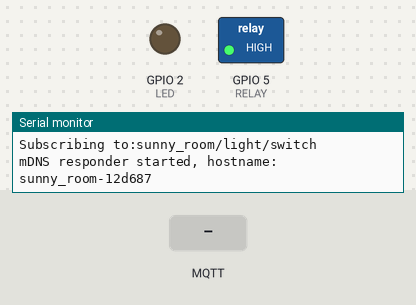
Simulated run of this sketch. Board: ESP8266 (NodeMCU). Shown: switched loads named in the sketch (green lamp = pin HIGH), output pins drawn as LEDs (lit = HIGH), the last lines printed to the serial monitor. The inputs (shaded band) are chosen by the test bench. WiFi joins after 1.5 s; servers stay silent unless stated; no MQTT or app messages arrive unless stated.

Above: at 2.4 s.
2.5 s: MQTT message "0" arrives on the first subscribed topic
At 3.7 s:
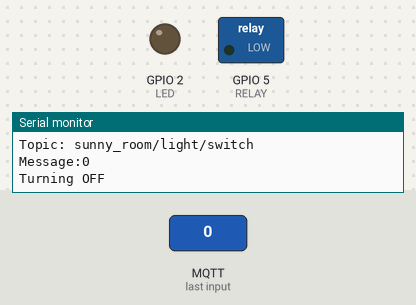
4.0 s: MQTT message "1" arrives on the first subscribed topic
At 5.0 s:
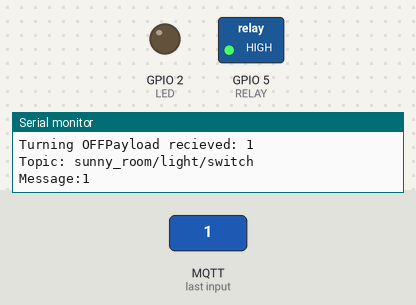
Timing chart, 0 to 7.0 s (numbered marks = the images above; inputs shaded):
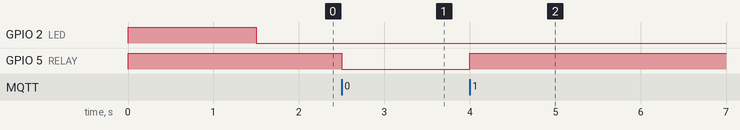

The sketch:

esp8266-main.ino
```cpp
#include <ArduinoOTA.h>
#include <ESP8266WiFi.h>
#include <ESP8266mDNS.h>
#include <Ticker.h>
#include <AsyncMqttClient.h>

#define WIFI_SSID ""
#define WIFI_PASSWORD ""

#define MQTT_HOST IPAddress(192, 168, 0, 100)
#define MQTT_PORT 1883

#define LED 2
#define RELAY 5

#define HOSTNAME "sunny_room"

String hostname_string = String(HOSTNAME) + String("-") + String(ESP.getChipId(), HEX);
const char* hostname = hostname_string.c_str();

const char* light_command_channel = "sunny_room/light/switch";
const char* light_status_channel = "sunny_room/light/status";

AsyncMqttClient mqttClient;
Ticker mqttReconnectTimer;
Ticker wifiReconnectTimer;
Ticker mdnsReconnectTimer;

WiFiEventHandler wifiConnectHandler;
WiFiEventHandler wifiDisconnectHandler;

void connectToWifi() {
  Serial.println("Connecting to Wi-Fi...");
  WiFi.begin(WIFI_SSID, WIFI_PASSWORD);
}

void onWifiConnect(const WiFiEventStationModeGotIP& event) {
  Serial.println("Connected to Wi-Fi.");
  connectToMqtt();
  initalizeOTA();
  setupMdns();
}

void onWifiDisconnect(const WiFiEventStationModeDisconnected& event) {
  Serial.println("Disconnected from Wi-Fi.");
  mqttReconnectTimer.detach(); // ensure we don't reconnect to MQTT while reconnecting to Wi-Fi
  wifiReconnectTimer.once(2, connectToWifi);
}

void initalizeOTA() {
  // Hostname defaults to esp8266-[ChipID]
  ArduinoOTA.setHostname(hostname);

  // No authentication by default
  ArduinoOTA.setPassword("esp8266");

  ArduinoOTA.onStart([]() {
    String type;
    if (ArduinoOTA.getCommand() == U_FLASH)
      type = "sketch";
    else // U_SPIFFS
      type = "filesystem";

    // NOTE: if updating SPIFFS this would be the place to unmount SPIFFS using SPIFFS.end()
    Serial.println("Start updating " + type);
  });
  ArduinoOTA.onEnd([]() {
    Serial.println("\nEnd");
  });
  ArduinoOTA.onProgress([](unsigned int progress, unsigned int total) {
    Serial.printf("Progress: %u%%\r", (progress / (total / 100)));
  });
  ArduinoOTA.onError([](ota_error_t error) {
    Serial.printf("Error[%u]: ", error);
    if (error == OTA_AUTH_ERROR) Serial.println("Auth Failed");
    else if (error == OTA_BEGIN_ERROR) Serial.println("Begin Failed");
    else if (error == OTA_CONNECT_ERROR) Serial.println("Connect Failed");
    else if (error == OTA_RECEIVE_ERROR) Serial.println("Receive Failed");
    else if (error == OTA_END_ERROR) Serial.println("End Failed");
  });
  ArduinoOTA.begin();
}

void setupMdns() {
  if(!MDNS.begin(hostname)) {
    Serial.println("Error setting up MDNS responder!");
  } else {
    Serial.print("mDNS responder started, hostname: ");
    Serial.println(hostname);
    MDNS.addService("esp", "tcp", 8080); // Announce esp tcp service on port 8080
  }
}

void connectToMqtt() {
  Serial.println("Connecting to MQTT...");
  mqttClient.connect();
}

void onMqttConnect(bool sessionPresent) {
  Serial.println("Connected to MQTT");
  ledOn();
  Serial.println(sessionPresent);
  Serial.print("Subscribing to:");
  Serial.println(light_command_channel);
  mqttClient.subscribe(light_command_channel, 1);
}

void onMqttDisconnect(AsyncMqttClientDisconnectReason reason) {
  Serial.println("Disconnected from MQTT.");
  ledOff();
  if (WiFi.isConnected()) {
    mqttReconnectTimer.once(2, connectToMqtt);
  }
}

void onMqttSubscribe(uint16_t packetId, uint8_t qos) {
  Serial.println("Subscribe acknowledged.");
  Serial.print("  packetId: ");
  Serial.println(packetId);
  Serial.print("  qos: ");
  Serial.println(qos);
}

void onMqttUnsubscribe(uint16_t packetId) {
  Serial.println("Unsubscribe acknowledged.");
  Serial.print("  packetId: ");
  Serial.println(packetId);
}

void onMqttMessage(char* topic, char* payload, AsyncMqttClientMessageProperties properties, size_t len, size_t index, size_t total) {
  Serial.print("Payload recieved: "); Serial.println(payload);
  Serial.print("Topic: "); Serial.println(topic);
  char message = payload[0];
  Serial.print("Message:"); Serial.println(message);

  if (message == '1' || message == 'ON') {
    lightOn();
    mqttClient.publish(light_status_channel, 0, false, "ON");

  } else if (message == '0' || message == 'OFF') {
    lightOff();
    Serial.print("Turning OFF");
    mqttClient.publish(light_status_channel, 0, false, "OFF");

  }
}

void onMqttPublish(uint16_t packetId) {
  Serial.println("Publish acknowledged.");
  Serial.print("  packetId: ");
  Serial.println(packetId);
}

void ledOff() {
  digitalWrite(LED, HIGH);
}

void ledOn() {
  digitalWrite(LED, LOW);
}

void lightOff() {
  digitalWrite(RELAY, LOW);
}

void lightOn() {
  digitalWrite(RELAY, HIGH);
}

void setup() {
  Serial.begin(115200);
  Serial.println("\r\nsetup()");
  pinMode(RELAY, OUTPUT);
  pinMode(LED, OUTPUT);

  WiFi.hostname(hostname);
  WiFi.mode(WIFI_STA);
  WiFi.disconnect();

  Serial.println("Hostname: " + WiFi.hostname());

  // Initialize LED to HIGH
  ledOff();
  lightOn();


  wifiConnectHandler = WiFi.onStationModeGotIP(onWifiConnect);
  wifiDisconnectHandler = WiFi.onStationModeDisconnected(onWifiDisconnect);

  mqttClient.onConnect(onMqttConnect);
  mqttClient.onDisconnect(onMqttDisconnect);
  mqttClient.onSubscribe(onMqttSubscribe);
  mqttClient.onUnsubscribe(onMqttUnsubscribe);
  mqttClient.onMessage(onMqttMessage);
  mqttClient.onPublish(onMqttPublish);
  mqttClient.setClientId(hostname);
  mqttClient.setServer(MQTT_HOST, MQTT_PORT);

  connectToWifi();
}

void loop() {
  ArduinoOTA.handle();
  MDNS.update();
  yield();
}
```

Measured:
- after the input at 2.5 s, GPIO 5 (RELAY): HIGH → LOW at once
- after the input at 4.0 s, GPIO 5 (RELAY): LOW → HIGH at once
